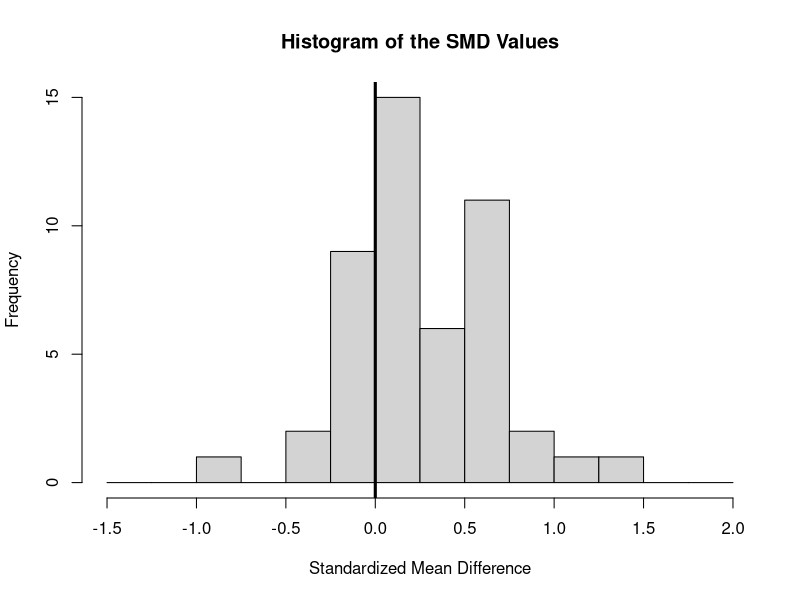

This figure's R source:
############################################################################

# load metafor package
library(metafor)

############################################################################

# meta-analysis examining the effectiveness of school-based writing-to-learn
# interventions on academic achievement
#
# source: Bangert-Drowns, R. L., Hurley, M. M., & Wilkinson, B. (2004). The
# effects of school-based writing-to-learn interventions on academic
# achievement: A meta-analysis. Review of Educational Research, 74(1), 29-58.
# https://doi.org/10.3102/00346543074001029 https://www.jstor.org/stable/3516060
#
# one of the included studies: Ganguli, A. B. (1989). Integrating writing in
# developmental mathematics. College Teaching, 37(4), 140-142.
# https://www.jstor.org/stable/27558364
#
# note: the standardized mean differences are already computed for the studies
# in this dataset, so there is no need to use the escalc() function; positive
# values indicate a higher mean level of academic achievement in the group
# receiving a writing-to-learn intervention compared to the control group

# for a description of the dataset, see:
help(dat.bangertdrowns2004)

# copy data to 'dat'
dat <- dat.bangertdrowns2004
dat

# note: NA = not available (i.e., missing values)

# illustrate the calculation of the SMD for study 14: Ganguli (1989)
escalc(measure="SMD", m1i=342, sd1i=68, n1i=27,
                      m2i=303, sd2i=75, n2i=23)

# fit a random-effects model (use either the DL or REML estimator)

# obtain the 95% prediction interval

# do the results suggest that writing-to-learn interventions have on average a
# positive effect on academic achievement? if so, how consistent is the effect
# across studies?

# obtain a 95% CIs for tau^2 and I^2

# fit an equal-effects model (as in Bangert-Drowns et al., 2004)

# find the results provided by this model in Bangert-Drowns et al. (2004); do
# you think these are the results that should have been reported in the paper?
# why or why not?

# like Figure 1 in the paper, but without a normal distribution superimposed
# on the histogram, because we do NOT assume that the observed outcomes follow
# a normal distribution (the sampling distributions are assumed to be normal,
# but this does not imply that the observed outcomes are normally distributed)
hist(dat$yi, breaks=seq(-1.5, 2, by=0.25), xlab="Standardized Mean Difference",
     main="Histogram of the SMD Values")
abline(v=0, lwd=3)

# fit mixed-effects meta-regression models with the following moderators (one
# at a time): grade (treated categorically!), length (continuously), wic,
# feedback, info, pers, imag, and meta

# for grade, compute the estimated average SMD for each level

# for length, compute the estimated average SMD for length equal to 1 and 24

# for meta, compute the estimated average SMD for meta=0 and meta=1

# fit a model with multiple moderators and compute some predicted average SMDs
# for various combinations of the moderator values; do you see differences in
# the relevance of particular moderator variables in the model compared to the
# models where each moderator was examined individually?

############################################################################

# meta-analysis on the relationship between class attendance and class
# performance / grade point average in college students
#
# source: personal communication
#
# original meta-analysis: Crede, M., Roch, S. G., & Kieszczynka, U. M. (2010).
# Class attendance in college: A meta-analytic review of the relationship of
# class attendance with grades and student characteristics. Review of
# Educational Research, 80(2), 272-295. https://doi.org/10.3102/0034654310362998
# https://www.jstor.org/stable/40658464
#
# one of the included studies: Culler, R. E., & Holahan, C. J. (1980). Test
# anxiety and academic performance: The effects of study-related behaviors.
# Journal of Educational Psychology, 72(1), 16-20.
# https://doi.org/10.1037/0022-0663.72.1.16 (note: study 12 in the dataset)
#
# note: the data used in the meta-analysis by Crede et al. (2010) are slightly
# different than the data included in this dataset (but just slightly)

# for a description of the dataset, see:
help(dat.crede2010)

# copy data to 'dat'
dat <- dat.crede2010
dat

# we will focus on the relationship between class attendance and performance
# (i.e., the grade) within the class (i.e., when the criterion is 'grade')

# calculate r-to-z transformed correlations and corresponding sampling variances
# (note: using 'subset' to select those rows where criterion is 'grade')
dat <- escalc(measure="ZCOR", ri=ri, ni=ni, data=dat, subset=criterion=="grade")
dat

# fit a random-effects model

# compute the estimated average true correlation, 95% CI, and 95% PI
# note: use the back-transformation transf=transf.ztor

# is there on average a correlation between class attendance and performance?
# if so, how strong is that correlation? how consistent is the correlation
# across studies? what was the estimated average correlation reported in Crede
# et al. (2004)?

# fit a mixed-effects meta-regression model with class as moderator and
# compute the predicted average correlation for non-science and science
# classes

# fit a mixed-effects meta-regression model with source as moderator

# compute the predicted average correlations for the three source types; for
# which type is the estimated average correlation the highest / the lowest?

# fit a mixed-effects meta-regression model with the year of publication as
# moderator; does it appear as if the strength of the correlation has changed
# over time? if so, is it getting stronger or weaker?

# compute the predicted average correlations for 1973, 1999, and 2009

############################################################################

# note: wait with this part until we have talked about publication bias

# meta-analysis of studies examining the risk of lung cancer due to
# environmental tobacco smoke (ETS) exposure
#
# source: Hackshaw, A. K., Law, M. R., & Wald, N. J. (1997). The accumulated
# evidence on lung cancer and environmental tobacco smoke. British Medical
# Journal, 315(7114), 980–988. https://doi.org/10.1136/bmj.315.7114.980
# https://www.ncbi.nlm.nih.gov/pmc/articles/PMC2127653/
#
# see also: Hackshaw, A. K. (1998). Lung cancer and passive smoking.
# Statistical Methods in Medical Research, 7(2), 119–136.
# https://doi.org/10.1177/096228029800700203
#
# one of the included studies: Fontham, E. T., Correa, P., Reynolds, P.,
# Wu-Williams, A., Buffler, P. A., Greenberg, R. S., Chen, V. W., Alterman,
# T., Boyd, P., Austin, D. F., & Liff, J. (1994). Environmental tobacco smoke
# and lung cancer in nonsmoking women: A multicenter study. Journal of the
# American Medical Association, 271(22), 1752-1759.
# https://doi.org/10.1001/jama.1994.03510460044031
#
# note: this meta-analysis was conducted with log odds ratios (and the values
# are already included in the dataset); in this particular example, you can
# think of these values as more or less the same as log risk ratios (but
# that's not true in general!); the log odds ratios were computed so that
# values greater than 0 indicate an increased risk of cancer in exposed women
# compared to women not exposed to ETS from their spouse

# for a description of the dataset, see:
help(dat.hackshaw1998)

# copy data to 'dat'
dat <- dat.hackshaw1998
dat

# fit a random-effects model

# compute the estimated average true odds ratio, 95% CI, and 95% PI

# examine the funnel plot for these data; does the plot suggest that some
# studies may be missing? if so, what kinds of studies? (i.e., what kinds of
# effects would those missing studies show?)

# conduct a failsafe-N analysis; what do the results suggest?

# conduct the regression test for funnel plot asymmetry; does the test suggest
# that there may be an association between the standard errors of the studies
# and the observed effects?

# apply the trim and fill method; does the method suggest that some studies
# may be missing (and on which side)? if so (i.e., after their imputation),
# what happens to the estimated effect?

# draw a funnel plot with the 'filled-in' studies added

# apply the PET and PEESE methods; what are the estimated effects according to
# these methods?

# fit a 'logistic' selection model (think about the possible direction of the
# selection; what should the 'alternative' argument be set to?); does the
# model suggest a possible selection effect?

############################################################################

# note: wait with this part until we have talked about multilevel /
# multivariate models

# back to the meta-analysis by Crede et al. (2010) on the relationship between
# class attendance and performance (i.e., the grade) within the class

# copy data to 'dat'
dat <- dat.crede2010
dat <- escalc(measure="ZCOR", ri=ri, ni=ni, data=dat, subset=criterion=="grade")
dat

# note: some studies included multiple samples; the different samples within
# studies presumably included different subjects and hence the sampling errors
# of the (r-to-z transformed) correlation coefficients can be assumed to be
# independent, but the underlying true outcomes might be correlated

# fit a standard random-effects model

# fit a multilevel model with random effects for studies and samples within studies

# which one is the larger source of heterogeneity? differences between studies
# or differences in the outcomes within studies? and what is the estimated
# correlation between the true outcomes of different samples within the same
# study?

# fit the same model using the multivariate parameterization

# meta-analysis on the difference between schizophrenia patients and healthy
# controls with respect to their performance on the tower of London test
# (https://en.wikipedia.org/wiki/Tower_of_London_test), a cognitive tasks
# measuring planning ability
#
# source: Knapp, F., Viechtbauer, W., Leonhart, R., Nitschke, K., & Kaller, C.
# P. (2017). Planning performance in schizophrenia patients: A meta-analysis
# of the influence of task difficulty and clinical and sociodemographic
# variables. Psychological Medicine, 47(11), 2002-2016.
# https://doi.org/10.1017/S0033291717000459
#
# note: this meta-analysis was conducted with standardized mean differences
# (the values are already included in the dataset); positive values indicate
# better performance by healthy controls compared to schizophrenia patients

# for a description of the dataset, see:
help(dat.knapp2017)

# copy data to 'dat'
dat <- dat.knapp2017
dat

# note: this is a more complex dataset
#
# 1. studies 2, 3, 9, and 20 included more than one schizophrenia patient
#    group and the standardized mean differences were computed by comparing
#    these groups against a single healthy control group
# 2. studies 6, 12, 14, 15, 18, 19, 22, and 26 had the patients and controls
#    complete different tasks of varying complexity (essentially the average
#    number of moves required to complete a task); study 6 also included two
#    different task types
# 3. study 24 provides two standardized mean differences, one for men and the
#    other for women
# 4. study 29 provides three standardized mean differences, corresponding to
#    the three different COMT Val158Met genotypes (val/val, val/met, met/met)

# all 4 issues described above lead to a multilevel structure in the dataset,
# with multiple standardized mean differences nested within some of the studies;
# issues 1. and 2. also lead to correlated sampling errors

# fit a standard random-effects model ignoring these issues

# fit a multilevel model with random effects for studies (variable 'study')
# and comparisons within studies (variable 'comp')

# construct an approximate V matrix assuming a correlation of 0.4 for sampling
# errors of different comparisons within the same study

# fit again the same multilevel model, but now use the V matrix in the model

# use cluster-robust inference methods based on this model

# examine if task difficulty is a potential moderator of the effect

############################################################################
